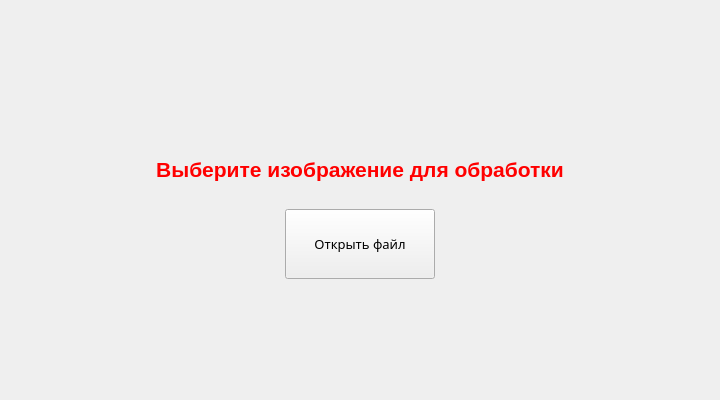
<?xml version="1.0" encoding="UTF-8"?>
<ui version="4.0">
 <class>Editor</class>
 <widget class="QWidget" name="Editor">
  <property name="geometry">
   <rect>
    <x>0</x>
    <y>0</y>
    <width>720</width>
    <height>400</height>
   </rect>
  </property>
  <property name="mouseTracking">
   <bool>false</bool>
  </property>
  <property name="focusPolicy">
   <enum>Qt::NoFocus</enum>
  </property>
  <property name="windowTitle">
   <string>Выделение границы объекта на изображении</string>
  </property>
  <layout class="QVBoxLayout" name="verticalLayout_2">
   <item>
    <layout class="QVBoxLayout" name="vbox">
     <property name="spacing">
      <number>0</number>
     </property>
     <property name="sizeConstraint">
      <enum>QLayout::SetDefaultConstraint</enum>
     </property>
     <property name="topMargin">
      <number>0</number>
     </property>
     <item>
      <layout class="QVBoxLayout" name="vbox2">
       <property name="spacing">
        <number>0</number>
       </property>
       <property name="leftMargin">
        <number>0</number>
       </property>
       <property name="topMargin">
        <number>120</number>
       </property>
       <item>
        <widget class="QLabel" name="title">
         <property name="layoutDirection">
          <enum>Qt::LeftToRight</enum>
         </property>
         <property name="text">
          <string>&lt;html&gt;&lt;head/&gt;&lt;body&gt;&lt;p align=&quot;center&quot;&gt;&lt;span style=&quot; font-size:16pt; font-weight:600; color:#FF0000;&quot;&gt;Выберите изображение для обработки&lt;/span&gt;&lt;/p&gt;&lt;/body&gt;&lt;/html&gt;</string>
         </property>
         <property name="alignment">
          <set>Qt::AlignCenter</set>
         </property>
        </widget>
       </item>
      </layout>
     </item>
     <item>
      <layout class="QHBoxLayout" name="hbox">
       <property name="spacing">
        <number>0</number>
       </property>
       <property name="bottomMargin">
        <number>110</number>
       </property>
       <item>
        <widget class="QPushButton" name="browse">
         <property name="sizePolicy">
          <sizepolicy hsizetype="Fixed" vsizetype="Fixed">
           <horstretch>0</horstretch>
           <verstretch>0</verstretch>
          </sizepolicy>
         </property>
         <property name="maximumSize">
          <size>
           <width>150</width>
           <height>70</height>
          </size>
         </property>
         <property name="sizeIncrement">
          <size>
           <width>0</width>
           <height>0</height>
          </size>
         </property>
         <property name="baseSize">
          <size>
           <width>0</width>
           <height>0</height>
          </size>
         </property>
         <property name="font">
          <font>
           <family>Neue Haas Grotesk Text Pro Medi</family>
           <pointsize>10</pointsize>
          </font>
         </property>
         <property name="focusPolicy">
          <enum>Qt::NoFocus</enum>
         </property>
         <property name="layoutDirection">
          <enum>Qt::LeftToRight</enum>
         </property>
         <property name="text">
          <string>Открыть файл</string>
         </property>
         <property name="iconSize">
          <size>
           <width>19</width>
           <height>19</height>
          </size>
         </property>
         <property name="autoDefault">
          <bool>false</bool>
         </property>
         <property name="default">
          <bool>false</bool>
         </property>
         <property name="flat">
          <bool>false</bool>
         </property>
        </widget>
       </item>
      </layout>
     </item>
    </layout>
   </item>
  </layout>
 </widget>
 <resources/>
 <connections/>
</ui>
